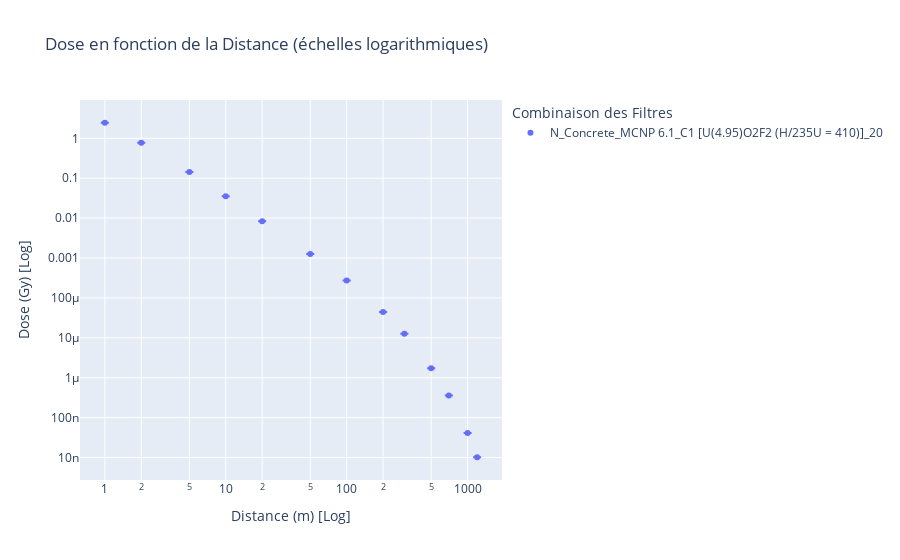
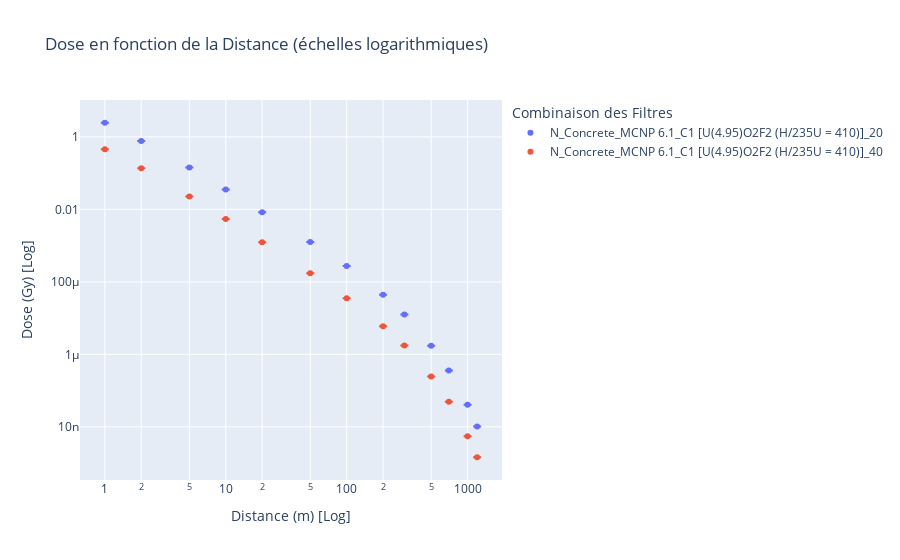
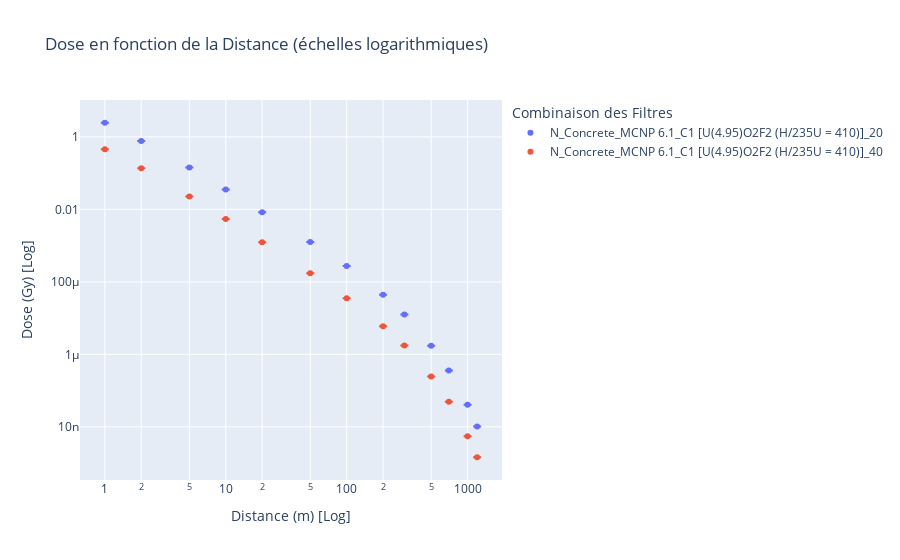

Source (notebook cell) for these figures, in order:
### Code cell
import pandas as pd
import plotly.express as px
import ipywidgets as widgets
from IPython.display import display

# Charger vos données
data = pd.read_excel("./DB/All-at-once_DB.xlsx")

# Calcul des incertitudes absolues
data["Absolute Uncertainty"] = (data["1s uncertainty"] / 100) * data["Dose (Gy)"]

# Ajouter une colonne pour la combinaison de filtres
data['Filter Combo'] = data.apply(lambda row: f"{row['Particle']}_{row['Screen']}_{row['Code']}_{row['Case']}_{row['Thickness (cm)']}", axis=1)

# Fonction pour mettre à jour le graphique
def plot_filters(particle_types, screen_types, code_types, case_types, thickness_types):
    filtered_data = data[data['Particle'].isin(particle_types) & 
                         data['Screen'].isin(screen_types) &
                         data['Code'].isin(code_types) &
                         data['Case'].isin(case_types) &
                         data['Thickness (cm)'].isin(thickness_types)]
    
    fig = px.scatter(filtered_data, x="Distance (m)", y="Dose (Gy)",
                     error_y="Absolute Uncertainty", error_y_minus="Absolute Uncertainty",
                     log_x=True, log_y=True,
                     title="Dose en fonction de la Distance (échelles logarithmiques)",
                     labels={"Distance (m)": "Distance (m) [Log]", "Dose (Gy)": "Dose (Gy) [Log]"},
                     color="Filter Combo", 
                     hover_data=['Particle', 'Screen', 'Code', 'Case', 'Thickness (cm)'])

    fig.update_layout(legend_title_text='Combinaison des Filtres')
    fig.show()

# Création des widgets de sélection multiple
particle_selector = widgets.SelectMultiple(
    options=list(data['Particle'].unique()),
    value=[data['Particle'].unique()[0]],
    description='Particule:',
)

screen_selector = widgets.SelectMultiple(
    options=list(data['Screen'].unique()),
    value=[data['Screen'].unique()[0]],
    description='Écran:',
)

code_selector = widgets.SelectMultiple(
    options=list(data['Code'].unique()),
    value=[data['Code'].unique()[0]],
    description='Code:',
)

case_selector = widgets.SelectMultiple(
    options=list(data['Case'].unique()),
    value=[data['Case'].unique()[0]],
    description='Cas:',
)

thickness_selector = widgets.SelectMultiple(
    options=list(data['Thickness (cm)'].unique()),
    value=[data['Thickness (cm)'].unique()[0]],
    description='Épaisseur:',
)

# Afficher les widgets et le graphique
interactive_plot = widgets.interactive(plot_filters, 
                    particle_types=particle_selector, 
                    screen_types=screen_selector, 
                    code_types=code_selector,
                    case_types=case_selector,
                    thickness_types=thickness_selector)

display(interactive_plot)

### Figure 1 — Plotly figure (JSON) as saved in the notebook; plotly's stock layout.template omitted (floating-point values rounded to 4 significant figures)
{"data": [{"customdata": [["N", "Concrete", "MCNP 6.1", "C1 [U(4.95)O2F2 (H/235U = 410)]", 20], ["N", "Concrete", "MCNP 6.1", "C1 [U(4.95)O2F2 (H/235U = 410)]", 20], ["N", "Concrete", "MCNP 6.1", "C1 [U(4.95)O2F2 (H/235U = 410)]", 20], ["N", "Concrete", "MCNP 6.1", "C1 [U(4.95)O2F2 (H/235U = 410)]", 20], ["N", "Concrete", "MCNP 6.1", "C1 [U(4.95)O2F2 (H/235U = 410)]", 20], ["N", "Concrete", "MCNP 6.1", "C1 [U(4.95)O2F2 (H/235U = 410)]", 20], ["N", "Concrete", "MCNP 6.1", "C1 [U(4.95)O2F2 (H/235U = 410)]", 20], ["N", "Concrete", "MCNP 6.1", "C1 [U(4.95)O2F2 (H/235U = 410)]", 20], ["N", "Concrete", "MCNP 6.1", "C1 [U(4.95)O2F2 (H/235U = 410)]", 20], ["N", "Concrete", "MCNP 6.1", "C1 [U(4.95)O2F2 (H/235U = 410)]", 20], ["N", "Concrete", "MCNP 6.1", "C1 [U(4.95)O2F2 (H/235U = 410)]", 20], ["N", "Concrete", "MCNP 6.1", "C1 [U(4.95)O2F2 (H/235U = 410)]", 20], ["N", "Concrete", "MCNP 6.1", "C1 [U(4.95)O2F2 (H/235U = 410)]", 20]], "error_y": {"array": [0.0005529, 6.488e-05, 1.391e-05, 3.266e-06, 5.914e-07, 1.628e-07, 2.984e-08, 3.628e-09, 1.033e-09, 1.393e-10, 2.727e-11, 2.95e-12, 7.206e-13], "arrayminus": [0.0005529, 6.488e-05, 1.391e-05, 3.266e-06, 5.914e-07, 1.628e-07, 2.984e-08, 3.628e-09, 1.033e-09, 1.393e-10, 2.727e-11, 2.95e-12, 7.206e-13]}, "hovertemplate": "Filter Combo=N_Concrete_MCNP 6.1_C1 [U(4.95)O2F2 (H/235U = 410)]_20<br>Distance (m) [Log]=%{x}<br>Dose (Gy) [Log]=%{y}<br>Particle=%{customdata[0]}<br>Screen=%{customdata[1]}<br>Code=%{customdata[2]}<br>Case=%{customdata[3]}<br>Thickness (cm)=%{customdata[4]}<extra></extra>", "legendgroup": "N_Concrete_MCNP 6.1_C1 [U(4.95)O2F2 (H/235U = 410)]_20", "marker": {"color": "#636efa", "symbol": "circle"}, "mode": "markers", "name": "N_Concrete_MCNP 6.1_C1 [U(4.95)O2F2 (H/235U = 410)]_20", "orientation": "v", "showlegend": true, "type": "scatter", "x": [1, 2, 5, 10, 20, 50, 100, 200, 300, 500, 700, 1000, 1200], "xaxis": "x", "y": [2.457, 0.7724, 0.1434, 0.03512, 0.008329, 0.001262, 0.0002737, 4.425e-05, 1.259e-05, 1.719e-06, 3.588e-07, 4.097e-08, 1.015e-08], "yaxis": "y"}], "layout": {"legend": {"title": {"text": "Combinaison des Filtres"}, "tracegroupgap": 0}, "title": {"text": "Dose en fonction de la Distance (échelles logarithmiques)"}, "xaxis": {"anchor": "y", "domain": [0, 1], "title": {"text": "Distance (m) [Log]"}, "type": "log"}, "yaxis": {"anchor": "x", "domain": [0, 1], "title": {"text": "Dose (Gy) [Log]"}, "type": "log"}}}

### Figure 2 — Plotly figure (JSON) as saved in the notebook; plotly's stock layout.template omitted (floating-point values rounded to 4 significant figures)
{"data": [{"customdata": [["N", "Concrete", "MCNP 6.1", "C1 [U(4.95)O2F2 (H/235U = 410)]", 20], ["N", "Concrete", "MCNP 6.1", "C1 [U(4.95)O2F2 (H/235U = 410)]", 20], ["N", "Concrete", "MCNP 6.1", "C1 [U(4.95)O2F2 (H/235U = 410)]", 20], ["N", "Concrete", "MCNP 6.1", "C1 [U(4.95)O2F2 (H/235U = 410)]", 20], ["N", "Concrete", "MCNP 6.1", "C1 [U(4.95)O2F2 (H/235U = 410)]", 20], ["N", "Concrete", "MCNP 6.1", "C1 [U(4.95)O2F2 (H/235U = 410)]", 20], ["N", "Concrete", "MCNP 6.1", "C1 [U(4.95)O2F2 (H/235U = 410)]", 20], ["N", "Concrete", "MCNP 6.1", "C1 [U(4.95)O2F2 (H/235U = 410)]", 20], ["N", "Concrete", "MCNP 6.1", "C1 [U(4.95)O2F2 (H/235U = 410)]", 20], ["N", "Concrete", "MCNP 6.1", "C1 [U(4.95)O2F2 (H/235U = 410)]", 20], ["N", "Concrete", "MCNP 6.1", "C1 [U(4.95)O2F2 (H/235U = 410)]", 20], ["N", "Concrete", "MCNP 6.1", "C1 [U(4.95)O2F2 (H/235U = 410)]", 20], ["N", "Concrete", "MCNP 6.1", "C1 [U(4.95)O2F2 (H/235U = 410)]", 20]], "error_y": {"array": [0.0005529, 6.488e-05, 1.391e-05, 3.266e-06, 5.914e-07, 1.628e-07, 2.984e-08, 3.628e-09, 1.033e-09, 1.393e-10, 2.727e-11, 2.95e-12, 7.206e-13], "arrayminus": [0.0005529, 6.488e-05, 1.391e-05, 3.266e-06, 5.914e-07, 1.628e-07, 2.984e-08, 3.628e-09, 1.033e-09, 1.393e-10, 2.727e-11, 2.95e-12, 7.206e-13]}, "hovertemplate": "Filter Combo=N_Concrete_MCNP 6.1_C1 [U(4.95)O2F2 (H/235U = 410)]_20<br>Distance (m) [Log]=%{x}<br>Dose (Gy) [Log]=%{y}<br>Particle=%{customdata[0]}<br>Screen=%{customdata[1]}<br>Code=%{customdata[2]}<br>Case=%{customdata[3]}<br>Thickness (cm)=%{customdata[4]}<extra></extra>", "legendgroup": "N_Concrete_MCNP 6.1_C1 [U(4.95)O2F2 (H/235U = 410)]_20", "marker": {"color": "#636efa", "symbol": "circle"}, "mode": "markers", "name": "N_Concrete_MCNP 6.1_C1 [U(4.95)O2F2 (H/235U = 410)]_20", "orientation": "v", "showlegend": true, "type": "scatter", "x": [1, 2, 5, 10, 20, 50, 100, 200, 300, 500, 700, 1000, 1200], "xaxis": "x", "y": [2.457, 0.7724, 0.1434, 0.03512, 0.008329, 0.001262, 0.0002737, 4.425e-05, 1.259e-05, 1.719e-06, 3.588e-07, 4.097e-08, 1.015e-08], "yaxis": "y"}, {"customdata": [["N", "Concrete", "MCNP 6.1", "C1 [U(4.95)O2F2 (H/235U = 410)]", 40], ["N", "Concrete", "MCNP 6.1", "C1 [U(4.95)O2F2 (H/235U = 410)]", 40], ["N", "Concrete", "MCNP 6.1", "C1 [U(4.95)O2F2 (H/235U = 410)]", 40], ["N", "Concrete", "MCNP 6.1", "C1 [U(4.95)O2F2 (H/235U = 410)]", 40], ["N", "Concrete", "MCNP 6.1", "C1 [U(4.95)O2F2 (H/235U = 410)]", 40], ["N", "Concrete", "MCNP 6.1", "C1 [U(4.95)O2F2 (H/235U = 410)]", 40], ["N", "Concrete", "MCNP 6.1", "C1 [U(4.95)O2F2 (H/235U = 410)]", 40], ["N", "Concrete", "MCNP 6.1", "C1 [U(4.95)O2F2 (H/235U = 410)]", 40], ["N", "Concrete", "MCNP 6.1", "C1 [U(4.95)O2F2 (H/235U = 410)]", 40], ["N", "Concrete", "MCNP 6.1", "C1 [U(4.95)O2F2 (H/235U = 410)]", 40], ["N", "Concrete", "MCNP 6.1", "C1 [U(4.95)O2F2 (H/235U = 410)]", 40], ["N", "Concrete", "MCNP 6.1", "C1 [U(4.95)O2F2 (H/235U = 410)]", 40], ["N", "Concrete", "MCNP 6.1", "C1 [U(4.95)O2F2 (H/235U = 410)]", 40]], "error_y": {"array": [5.746e-05, 2.369e-05, 8.154e-06, 1.665e-06, 9.113e-08, 1.842e-08, 3.198e-09, 7.633e-10, 1.69e-10, 1.931e-11, 4.119e-12, 3.513e-13, 9.418e-14], "arrayminus": [5.746e-05, 2.369e-05, 8.154e-06, 1.665e-06, 9.113e-08, 1.842e-08, 3.198e-09, 7.633e-10, 1.69e-10, 1.931e-11, 4.119e-12, 3.513e-13, 9.418e-14]}, "hovertemplate": "Filter Combo=N_Concrete_MCNP 6.1_C1 [U(4.95)O2F2 (H/235U = 410)]_40<br>Distance (m) [Log]=%{x}<br>Dose (Gy) [Log]=%{y}<br>Particle=%{customdata[0]}<br>Screen=%{customdata[1]}<br>Code=%{customdata[2]}<br>Case=%{customdata[3]}<br>Thickness (cm)=%{customdata[4]}<extra></extra>", "legendgroup": "N_Concrete_MCNP 6.1_C1 [U(4.95)O2F2 (H/235U = 410)]_40", "marker": {"color": "#EF553B", "symbol": "circle"}, "mode": "markers", "name": "N_Concrete_MCNP 6.1_C1 [U(4.95)O2F2 (H/235U = 410)]_40", "orientation": "v", "showlegend": true, "type": "scatter", "x": [1, 2, 5, 10, 20, 50, 100, 200, 300, 500, 700, 1000, 1200], "xaxis": "x", "y": [0.4597, 0.1362, 0.02284, 0.005407, 0.001248, 0.0001738, 3.553e-05, 6.01e-06, 1.761e-06, 2.445e-07, 4.962e-08, 5.489e-09, 1.449e-09], "yaxis": "y"}], "layout": {"legend": {"title": {"text": "Combinaison des Filtres"}, "tracegroupgap": 0}, "title": {"text": "Dose en fonction de la Distance (échelles logarithmiques)"}, "xaxis": {"anchor": "y", "domain": [0, 1], "title": {"text": "Distance (m) [Log]"}, "type": "log"}, "yaxis": {"anchor": "x", "domain": [0, 1], "title": {"text": "Dose (Gy) [Log]"}, "type": "log"}}}

### Figure 3 — Plotly figure (JSON) as saved in the notebook; plotly's stock layout.template omitted (floating-point values rounded to 4 significant figures)
{"data": [{"customdata": [["N", "Concrete", "MCNP 6.1", "C1 [U(4.95)O2F2 (H/235U = 410)]", 20], ["N", "Concrete", "MCNP 6.1", "C1 [U(4.95)O2F2 (H/235U = 410)]", 20], ["N", "Concrete", "MCNP 6.1", "C1 [U(4.95)O2F2 (H/235U = 410)]", 20], ["N", "Concrete", "MCNP 6.1", "C1 [U(4.95)O2F2 (H/235U = 410)]", 20], ["N", "Concrete", "MCNP 6.1", "C1 [U(4.95)O2F2 (H/235U = 410)]", 20], ["N", "Concrete", "MCNP 6.1", "C1 [U(4.95)O2F2 (H/235U = 410)]", 20], ["N", "Concrete", "MCNP 6.1", "C1 [U(4.95)O2F2 (H/235U = 410)]", 20], ["N", "Concrete", "MCNP 6.1", "C1 [U(4.95)O2F2 (H/235U = 410)]", 20], ["N", "Concrete", "MCNP 6.1", "C1 [U(4.95)O2F2 (H/235U = 410)]", 20], ["N", "Concrete", "MCNP 6.1", "C1 [U(4.95)O2F2 (H/235U = 410)]", 20], ["N", "Concrete", "MCNP 6.1", "C1 [U(4.95)O2F2 (H/235U = 410)]", 20], ["N", "Concrete", "MCNP 6.1", "C1 [U(4.95)O2F2 (H/235U = 410)]", 20], ["N", "Concrete", "MCNP 6.1", "C1 [U(4.95)O2F2 (H/235U = 410)]", 20]], "error_y": {"array": [0.0005529, 6.488e-05, 1.391e-05, 3.266e-06, 5.914e-07, 1.628e-07, 2.984e-08, 3.628e-09, 1.033e-09, 1.393e-10, 2.727e-11, 2.95e-12, 7.206e-13], "arrayminus": [0.0005529, 6.488e-05, 1.391e-05, 3.266e-06, 5.914e-07, 1.628e-07, 2.984e-08, 3.628e-09, 1.033e-09, 1.393e-10, 2.727e-11, 2.95e-12, 7.206e-13]}, "hovertemplate": "Filter Combo=N_Concrete_MCNP 6.1_C1 [U(4.95)O2F2 (H/235U = 410)]_20<br>Distance (m) [Log]=%{x}<br>Dose (Gy) [Log]=%{y}<br>Particle=%{customdata[0]}<br>Screen=%{customdata[1]}<br>Code=%{customdata[2]}<br>Case=%{customdata[3]}<br>Thickness (cm)=%{customdata[4]}<extra></extra>", "legendgroup": "N_Concrete_MCNP 6.1_C1 [U(4.95)O2F2 (H/235U = 410)]_20", "marker": {"color": "#636efa", "symbol": "circle"}, "mode": "markers", "name": "N_Concrete_MCNP 6.1_C1 [U(4.95)O2F2 (H/235U = 410)]_20", "orientation": "v", "showlegend": true, "type": "scatter", "x": [1, 2, 5, 10, 20, 50, 100, 200, 300, 500, 700, 1000, 1200], "xaxis": "x", "y": [2.457, 0.7724, 0.1434, 0.03512, 0.008329, 0.001262, 0.0002737, 4.425e-05, 1.259e-05, 1.719e-06, 3.588e-07, 4.097e-08, 1.015e-08], "yaxis": "y"}, {"customdata": [["N", "Concrete", "MCNP 6.1", "C1 [U(4.95)O2F2 (H/235U = 410)]", 40], ["N", "Concrete", "MCNP 6.1", "C1 [U(4.95)O2F2 (H/235U = 410)]", 40], ["N", "Concrete", "MCNP 6.1", "C1 [U(4.95)O2F2 (H/235U = 410)]", 40], ["N", "Concrete", "MCNP 6.1", "C1 [U(4.95)O2F2 (H/235U = 410)]", 40], ["N", "Concrete", "MCNP 6.1", "C1 [U(4.95)O2F2 (H/235U = 410)]", 40], ["N", "Concrete", "MCNP 6.1", "C1 [U(4.95)O2F2 (H/235U = 410)]", 40], ["N", "Concrete", "MCNP 6.1", "C1 [U(4.95)O2F2 (H/235U = 410)]", 40], ["N", "Concrete", "MCNP 6.1", "C1 [U(4.95)O2F2 (H/235U = 410)]", 40], ["N", "Concrete", "MCNP 6.1", "C1 [U(4.95)O2F2 (H/235U = 410)]", 40], ["N", "Concrete", "MCNP 6.1", "C1 [U(4.95)O2F2 (H/235U = 410)]", 40], ["N", "Concrete", "MCNP 6.1", "C1 [U(4.95)O2F2 (H/235U = 410)]", 40], ["N", "Concrete", "MCNP 6.1", "C1 [U(4.95)O2F2 (H/235U = 410)]", 40], ["N", "Concrete", "MCNP 6.1", "C1 [U(4.95)O2F2 (H/235U = 410)]", 40]], "error_y": {"array": [5.746e-05, 2.369e-05, 8.154e-06, 1.665e-06, 9.113e-08, 1.842e-08, 3.198e-09, 7.633e-10, 1.69e-10, 1.931e-11, 4.119e-12, 3.513e-13, 9.418e-14], "arrayminus": [5.746e-05, 2.369e-05, 8.154e-06, 1.665e-06, 9.113e-08, 1.842e-08, 3.198e-09, 7.633e-10, 1.69e-10, 1.931e-11, 4.119e-12, 3.513e-13, 9.418e-14]}, "hovertemplate": "Filter Combo=N_Concrete_MCNP 6.1_C1 [U(4.95)O2F2 (H/235U = 410)]_40<br>Distance (m) [Log]=%{x}<br>Dose (Gy) [Log]=%{y}<br>Particle=%{customdata[0]}<br>Screen=%{customdata[1]}<br>Code=%{customdata[2]}<br>Case=%{customdata[3]}<br>Thickness (cm)=%{customdata[4]}<extra></extra>", "legendgroup": "N_Concrete_MCNP 6.1_C1 [U(4.95)O2F2 (H/235U = 410)]_40", "marker": {"color": "#EF553B", "symbol": "circle"}, "mode": "markers", "name": "N_Concrete_MCNP 6.1_C1 [U(4.95)O2F2 (H/235U = 410)]_40", "orientation": "v", "showlegend": true, "type": "scatter", "x": [1, 2, 5, 10, 20, 50, 100, 200, 300, 500, 700, 1000, 1200], "xaxis": "x", "y": [0.4597, 0.1362, 0.02284, 0.005407, 0.001248, 0.0001738, 3.553e-05, 6.01e-06, 1.761e-06, 2.445e-07, 4.962e-08, 5.489e-09, 1.449e-09], "yaxis": "y"}], "layout": {"legend": {"title": {"text": "Combinaison des Filtres"}, "tracegroupgap": 0}, "title": {"text": "Dose en fonction de la Distance (échelles logarithmiques)"}, "xaxis": {"anchor": "y", "domain": [0, 1], "title": {"text": "Distance (m) [Log]"}, "type": "log"}, "yaxis": {"anchor": "x", "domain": [0, 1], "title": {"text": "Dose (Gy) [Log]"}, "type": "log"}}}
